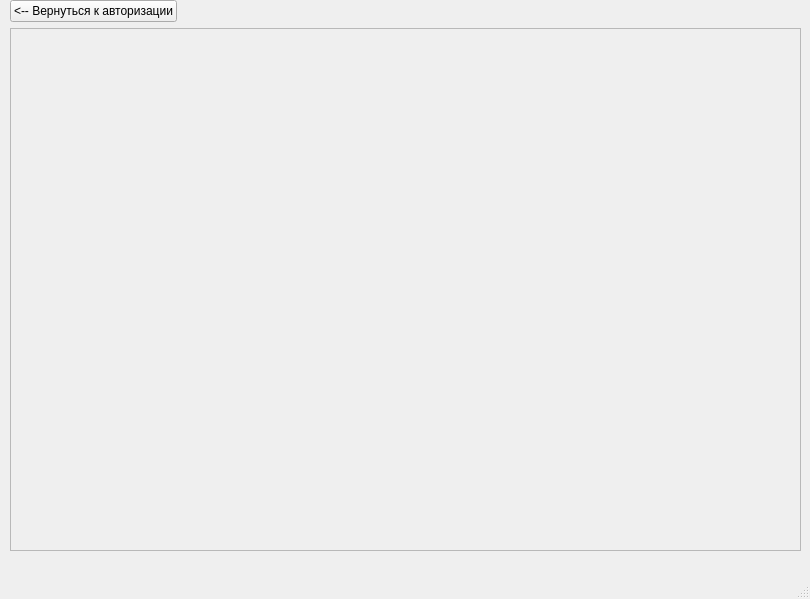
<?xml version="1.0" encoding="UTF-8"?>
<ui version="4.0">
 <class>MainWindow</class>
 <widget class="QMainWindow" name="MainWindow">
  <property name="geometry">
   <rect>
    <x>0</x>
    <y>0</y>
    <width>810</width>
    <height>599</height>
   </rect>
  </property>
  <property name="windowTitle">
   <string>MainWindow</string>
  </property>
  <widget class="QWidget" name="centralwidget">
   <widget class="QWidget" name="verticalLayoutWidget">
    <property name="geometry">
     <rect>
      <x>10</x>
      <y>0</y>
      <width>791</width>
      <height>551</height>
     </rect>
    </property>
    <layout class="QVBoxLayout" name="verticalLayout">
     <item>
      <layout class="QHBoxLayout" name="horizontalLayout">
       <property name="sizeConstraint">
        <enum>QLayout::SetMinimumSize</enum>
       </property>
       <item>
        <widget class="QPushButton" name="pushButton">
         <property name="maximumSize">
          <size>
           <width>200</width>
           <height>16777215</height>
          </size>
         </property>
         <property name="text">
          <string>&lt;-- Вернуться к авторизации</string>
         </property>
        </widget>
       </item>
       <item>
        <widget class="QLabel" name="role">
         <property name="maximumSize">
          <size>
           <width>1111111</width>
           <height>16777215</height>
          </size>
         </property>
         <property name="lineWidth">
          <number>0</number>
         </property>
         <property name="text">
          <string/>
         </property>
         <property name="alignment">
          <set>Qt::AlignRight|Qt::AlignTrailing|Qt::AlignVCenter</set>
         </property>
        </widget>
       </item>
       <item>
        <widget class="QLabel" name="secondName">
         <property name="sizePolicy">
          <sizepolicy hsizetype="Minimum" vsizetype="Preferred">
           <horstretch>0</horstretch>
           <verstretch>0</verstretch>
          </sizepolicy>
         </property>
         <property name="text">
          <string/>
         </property>
         <property name="alignment">
          <set>Qt::AlignRight|Qt::AlignTrailing|Qt::AlignVCenter</set>
         </property>
        </widget>
       </item>
       <item>
        <widget class="QLabel" name="name">
         <property name="minimumSize">
          <size>
           <width>50</width>
           <height>0</height>
          </size>
         </property>
         <property name="text">
          <string/>
         </property>
         <property name="alignment">
          <set>Qt::AlignRight|Qt::AlignTrailing|Qt::AlignVCenter</set>
         </property>
        </widget>
       </item>
       <item>
        <widget class="QLabel" name="patronymic">
         <property name="text">
          <string/>
         </property>
         <property name="alignment">
          <set>Qt::AlignRight|Qt::AlignTrailing|Qt::AlignVCenter</set>
         </property>
        </widget>
       </item>
      </layout>
     </item>
     <item>
      <widget class="QScrollArea" name="scrollArea">
       <property name="widgetResizable">
        <bool>true</bool>
       </property>
       <property name="alignment">
        <set>Qt::AlignCenter</set>
       </property>
       <widget class="QWidget" name="scrollAreaWidgetContents">
        <property name="geometry">
         <rect>
          <x>0</x>
          <y>0</y>
          <width>787</width>
          <height>516</height>
         </rect>
        </property>
       </widget>
      </widget>
     </item>
    </layout>
   </widget>
  </widget>
  <widget class="QMenuBar" name="menubar">
   <property name="geometry">
    <rect>
     <x>0</x>
     <y>0</y>
     <width>810</width>
     <height>22</height>
    </rect>
   </property>
  </widget>
  <widget class="QStatusBar" name="statusbar"/>
 </widget>
 <resources/>
 <connections/>
</ui>
